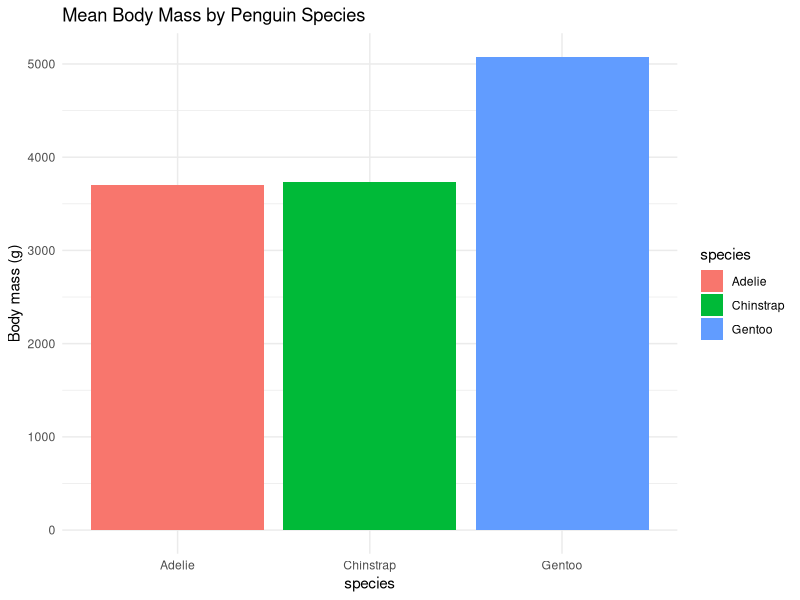

This figure's R source:
## ---- chunk 1
install.packages(c("tidyverse", "palmerpenguins"))
library(tidyverse)
library(palmerpenguins)

penguin_summary <- penguins |>
  drop_na(bill_length_mm, body_mass_g) |>
  group_by(species, island) |>
  summarize(
    n = n(),
    mean_bill_length = mean(bill_length_mm),
    mean_body_mass   = mean(body_mass_g),
    sd_body_mass     = sd(body_mass_g),
    .groups = "drop"
  )

penguin_summary

penguins |>
  group_by(species) |>
  summarize(mean_mass = mean(body_mass_g, na.rm = TRUE)) |>
  ggplot(aes(species, mean_mass, fill = species)) +
  geom_col() +
  labs(title = "Mean Body Mass by Penguin Species", y = "Body mass (g)") +
  theme_minimal()
